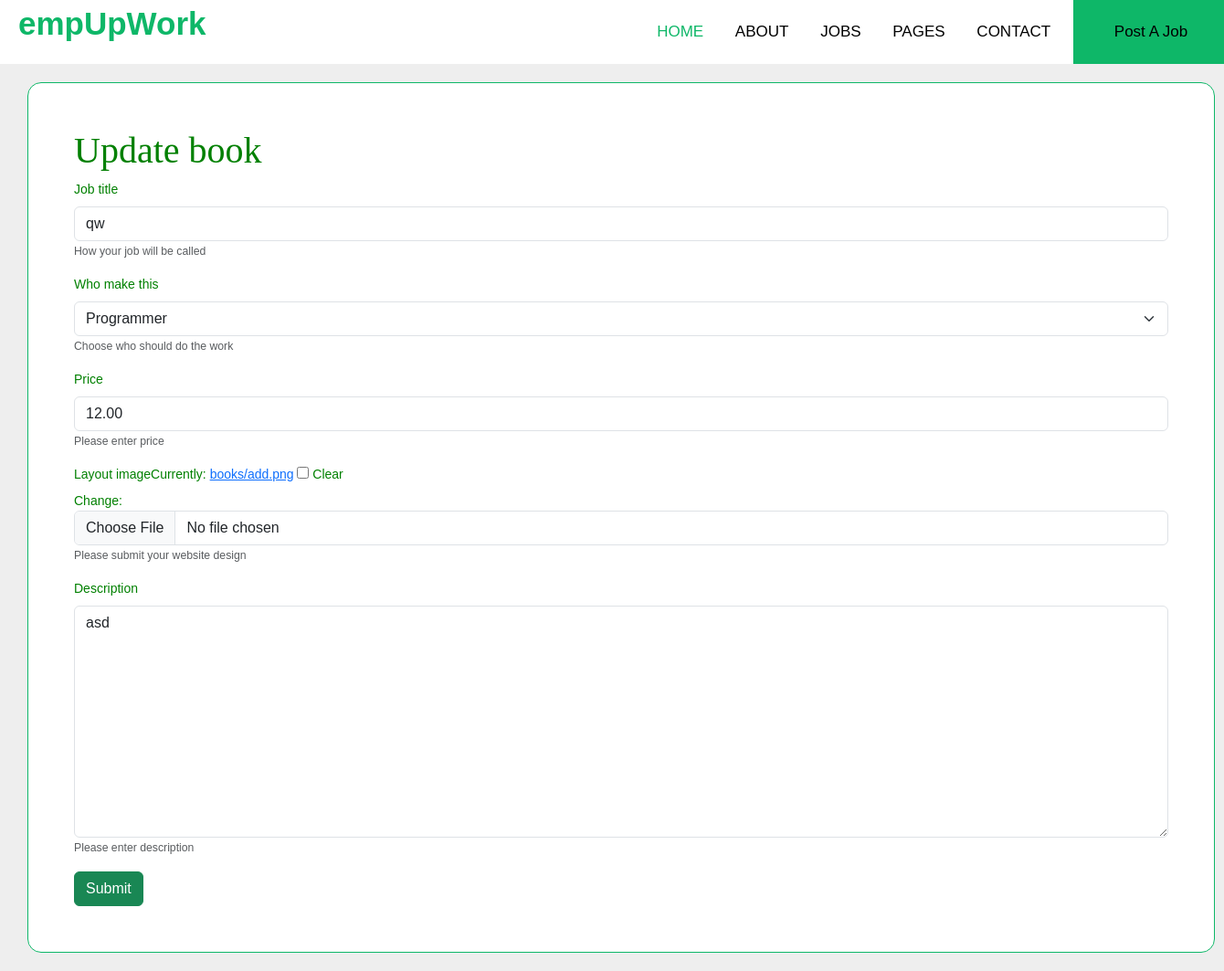
The app's page /books/update_book/3 (signed in), older data.
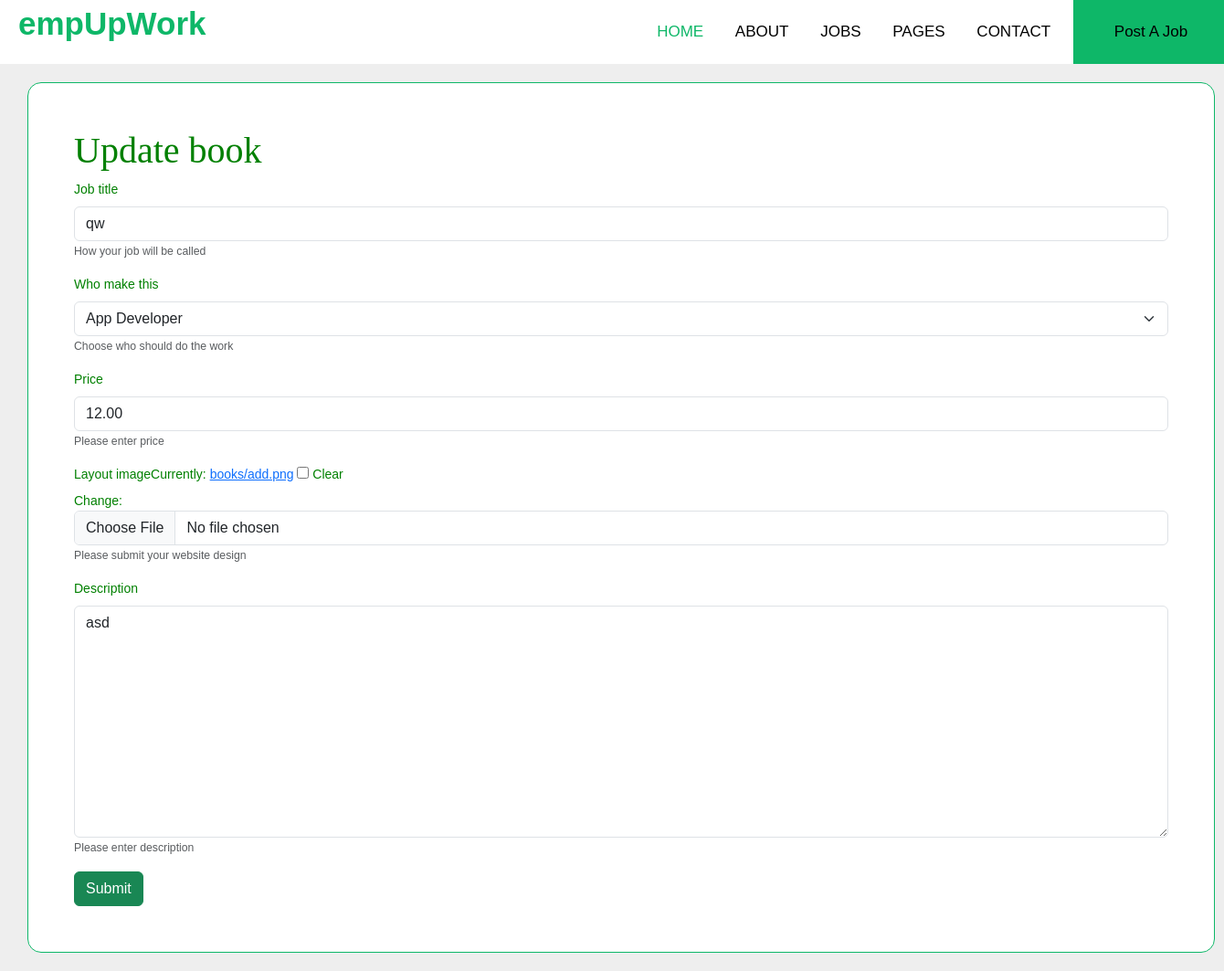
The same page, newer data.
### books/models.py (models this page shows, shortened)
class Books(models.Model):
    title: str = models.CharField(max_length=100)
    description: str = models.TextField(max_length=500)
    author: User = models.ForeignKey(User, on_delete=models.SET_NULL,
                                     null=True, blank=True)
    genre: str = models.CharField(max_length=25)
    is_available: bool = models.BooleanField(default=True)
    price: float = models.DecimalField(max_digits=5, decimal_places=2)
    created: datetime = models.DateTimeField(auto_now_add=True)
    image = models.ImageField(
        default='books/book_default_img.png', upload_to="books")
    objects = models.Manager()  # default
    c_objects = BooksManager()  # custom manager

### books/views.py (the view)
# urls.py: path("update_book/<int:pk>", BookUpdateView.as_view(), name="update_book"),
class BookUpdateView(UserPassesTestMixin, LoginRequiredMixin, UpdateView):
    modal = Books
    form_class = BookForm
    template_name = 'update_book.html'
    success_url = '/books/'
    def get_queryset(self):
        return Books.objects.filter(id=self.kwargs['pk'])
    def test_func(self):
        book = self.get_object()
        if self.request.user == book.author:
            return True
        return False

### books/forms.py
class BookForm(forms.ModelForm):
    title = forms.CharField(max_length=255, label="Job title",
                            help_text="How your job will be called")
    genre = forms.CharField(max_length=255, label="Who make this", help_text="Choose who should do the work",
                            widget=forms.Select(choices=genre_choices))
    price = forms.DecimalField(max_digits=55, decimal_places=2, label="Price",
                               help_text="Please enter price")
    image = forms.ImageField(required=False, label="Layout image",
                             help_text="Please submit your website design")
    description = forms.CharField(max_length=300, label="Description", help_text="Please enter description",
                                  widget=forms.Textarea(attrs={'rows': 10, 'cols': 100}))
    class Meta:
        model = Books
        fields = ['title', 'genre', 'price', 'image', 'description']

### books/templates/update_book.html (shortened to what this page needs)
{% extends 'base.html' %}
{% load django_bootstrap5 %}
{% load static %}
{% block content %}
<div class="main">
  <h1>Update book</h1>
  {% include "form_snippets.html" with form=form %}
</div>
{% endblock %}

### templates/form_snippets.html (shortened to what this page needs)
{% load static %}
{% load django_bootstrap5 %}
<form class="panel-body" method="POST" enctype="multipart/form-data">
  {% bootstrap_form form %}
  <button class="btn btn-success" type="submit">
    {% if btn_text %}
      {{ btn_text }}
    {% else %}
      Submit
    {% endif %}
  </button>
</form>

Row changes from the older to the newer data that the page shows:
changed Books "qw": genre "Programmer" → "App Developer"
